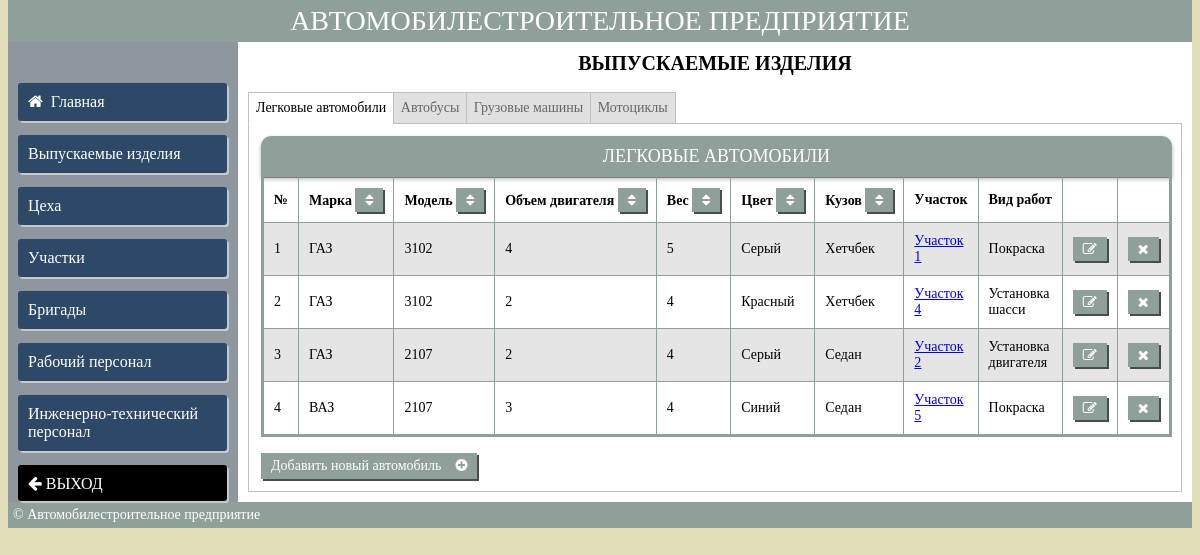
/admin/products/products.php (signed in), run on the app's committed database.
### tables this page shows
CREATE TABLE IF NOT EXISTS `cars` (
  `id_product` int(11) NOT NULL,
  `mark` varchar(100) DEFAULT NULL,
  `model` varchar(100) DEFAULT NULL,
  `engine_capacity` int(11) DEFAULT NULL,
  `weight` int(11) DEFAULT NULL,
  `color` varchar(100) DEFAULT NULL,
  `body` varchar(100) DEFAULT NULL,
  UNIQUE KEY `id_product_2` (`id_product`),
  KEY `body` (`body`),
  KEY `color` (`color`),
  KEY `mark` (`mark`),
  KEY `model` (`model`),
  KEY `id_product` (`id_product`)
);

CREATE TABLE IF NOT EXISTS `plots` (
  `id_plot` int(11) NOT NULL AUTO_INCREMENT,
  `plot_name` varchar(255) DEFAULT NULL,
  `plot_manager` int(11) DEFAULT NULL,
  `id_brigade` int(11) DEFAULT NULL,
  `id_workshop` int(11) DEFAULT NULL,
  PRIMARY KEY (`id_plot`),
  KEY `id_workshop` (`id_workshop`),
  KEY `plot_manager` (`plot_manager`),
  KEY `id_brigade` (`id_brigade`)
);

CREATE TABLE IF NOT EXISTS `work` (
  `id_workshop` int(11) NOT NULL,
  `id_plot` int(11) DEFAULT NULL,
  `id_product` int(11) DEFAULT NULL,
  `type_of_work` varchar(255) DEFAULT NULL,
  KEY `id_product` (`id_product`),
  KEY `id_plot` (`id_plot`),
  KEY `id_workshop` (`id_workshop`),
  KEY `type_of_work` (`type_of_work`)
);

### admin/products/products.php (the view, shortened to what this page needs)
<html>
<?
	$link=mysqli_connect("localhost","cb33831_company","Muhammed4815162342","cb33831_company");
?>
	<head>
		<link rel="stylesheet" href="../../style/style.css" type="text/css"/>
		<link rel="stylesheet" href="../../style/css/font-awesome.min.css">
	</head>
	<body>
		<div class="container">
			<div class="header">АВТОМОБИЛЕСТРОИТЕЛЬНОЕ ПРЕДПРИЯТИЕ</div>
			<div class="sidebar">
				<p><a class="left-menu" href="../index.php"><i class="fa fa-home" aria-hidden="true"></i>&nbsp;&nbsp;Главная</a></p>
				<p><a class="left-menu" href="products.php">Выпускаемые изделия</a></p>
				<p><a class="left-menu" href="../workshops/workshops.php">Цеха</a></p>
				<p><a class="left-menu" href="../plots/plots.php">Участки</a></p>
				<p><a class="left-menu" href="../working_staff/brigade.php">Бригады</a></p>
				<p><a class="left-menu" href="../working_staff/working_staff.php">Рабочий персонал</a></p>
				<p><a class="left-menu" href="../engineering_staff/engineering_staff.php">Инженерно-технический персонал</a></p>
				<p><a style='background: #000;'class="left-menu" href="../index.php?do=logout"><i class="fa fa-arrow-left" aria-hidden="true"> ВЫХОД </i></a></p>
			</div>
			<div class="content">
<h2>ВЫПУСКАЕМЫЕ ИЗДЕЛИЯ</h2>
			<div class="tabs">
    <label for="tab_1">Легковые автомобили</label>
    <label for="tab_2">Автобусы</label>
    <label for="tab_3">Грузовые машины</label>
    <label for="tab_4">Мотоциклы</label>
    <div id="txt_1">
	<?
	if (!isset($_GET['new_car']) && !isset($_GET['id_change_car']) && !isset($_GET['sort_mark']) && !isset($_GET['sort_model']) && !isset($_GET['sort_engine']) && !isset($_GET['sort_weight']) && !isset($_GET['sort_color']) && !isset($_GET['sort_body'])){
	echo "<table class='table_price' border='1' border='1'> <caption>ЛЕГКОВЫЕ АВТОМОБИЛИ</caption>";
						echo "
						<tr>
							<th>№</th>
							<th>Марка <a class='button2' href='products.php?sort_mark=0'><i class='fa fa-sort' aria-hidden='true'></i></a></th>
							<th>Модель <a class='button2' href='products.php?sort_model=0'><i class='fa fa-sort' aria-hidden='true'></i></a></th>
							<th>Объем двигателя <a class='button2'href='products.php?sort_engine=0'><i class='fa fa-sort' aria-hidden='true'></i></a></th>
							<th>Вес <a class='button2'href='products.php?sort_weight=0'><i class='fa fa-sort' aria-hidden='true'></i></a></th>
							<th>Цвет <a class='button2'href='products.php?sort_color=0'><i class='fa fa-sort' aria-hidden='true'></i></a></th>
							<th>Кузов <a class='button2'href='products.php?sort_body=0'><i class='fa fa-sort' aria-hidden='true'></i></a></th>
							<th>Участок</th>
							<th>Вид работ</th>
							<th></th>
							<th></th>";
	$result = mysqli_query($link,"SELECT C.`id_product`, C.`mark`, C.`model`, C.`engine_capacity`, C.`weight`, C.`color`, C.`body`, P.`id_plot`, P.`plot_name`, W.`type_of_work` FROM `cars` C
									LEFT JOIN `work` W ON C.`id_product` = W.`id_product`
								LEFT JOIN `plots` P ON W.`id_plot`=P.`id_plot`");
	$count=1;
	while ($row=mysqli_fetch_array($result))
	{
		echo "
		<tr>
		<td>{$count}</td>
		<td>{$row[1]}</td>
		<td>{$row[2]}</td>
		<td>{$row[3]}</td>
		<td>{$row[4]}</td>
		<td>{$row[5]}</td>
		<td>{$row[6]}</td>
		<td><a href='../plots/plots.php?search={$row[8]}&submit='>{$row[8]}</td>
		<td>{$row[9]}</td>
		<td><a class='button2' href='products.php?id_change_car={$row[0]}'><i style='color: white;' class='fa fa-pencil-square-o' aria-hidden='true'></i></a></td>
		<td><a class='button2' href='products.php?id_delete_car={$row[0]}' onclick=".'"'."return confirm('Вы точно хотите удалить автомобиль из списка?')".'"'."><i style='color: white;'class='fa fa-times' aria-hidden='true'></i></a></td>
		</tr>
		";
		$count++;
	}
	echo "</table>";
	echo "<br><a class='button2' href='products.php?new_car'> Добавить новый автомобиль &nbsp;&nbsp; <i class='fa fa-plus-circle' aria-hidden='true'></i> </a>";
	}
	?>
    </div>
</div>
			</div>
			<div class="footer">&copy; Автомобилестроительное предприятие</div>
		</div>
	</body>
</html>

### style/style.css (style rules this page uses)
body { font: Arial, Helvetica, sans-serif; font-size: 14px; background: #e1dfb9; margin-top: 0; }
h2 { font: Arial, Helvetica, sans-serif; font-size: 20px; color: #000; margin-top: 0; text-align: center; text-transform: uppercase; }
.container { width: 100%; margin: 0 auto; background: #8F969E; font: Arial, Helvetica, sans-serif; font-size: 14px; }
.header { font-size: 28px; font: Arial, Helvetica, sans-serif; text-align: center; padding: 5px; background: #8fa09b; color: #fff; position: sticky; top: 0; z-index: 100; }
.sidebar { margin-top: 10px; width: 210px; padding: 0 10px; float: left; position: sticky; top: 69; font: Arial, Helvetica, sans-serif; font-size: 14px; }
.content { margin-left: 230px; padding: 10px; background: #fff; font: Arial, Helvetica, sans-serif; font-size: 14px; }
.footer { background: #8fa09b; color: #fff; padding: 5px; clear: left; font: Arial, Helvetica, sans-serif; font-size: 14px; }
.table_price { border-collapse: collapse; border-left: 3px solid #8fa09b; border-right: 3px solid #8fa09b; border-bottom: 3px solid #8fa09b; font: Arial, Helvetica, sans-serif; font-size: 14px; }
.table_price caption { background: #8fa09b; border-top-left-radius: 10px; border-top-right-radius: 10px; padding: 10px; box-shadow: 0 2px 4px 0 rgba(0,0,0,.3); color: white; font-family: "Roboto Slab",serif; font-style: normal; font: Arial, Helvetica, sans-serif; font-size: 18px; text-align: center; margin: 0; }
.table_price td, .table_price th { padding: 10px; font: Arial, Helvetica, sans-serif; font-size: 14px; }
.table_price th { text-align: left; font-size: 14px; font: Arial, Helvetica, sans-serif; font-size: 14px; white-space: nowrap; }
.table_price tr:nth-child(2n) { background: #E5E5E5; }
.table_price td:last-of-type { text-align: center; }
.left-menu { display: inline-block; padding: 10px 10px; background: #2e4967; box-shadow: 2px 2px 0 0 #c3c9cf; position: relative; color: #ffffff; text-decoration: none; width: 90%; border-radius: 3px; font: Arial, Helvetica, sans-serif; font-size: 16px; }
a.button2 { display: inline-block; padding: 5px 10px; background: #8fa09b; box-shadow: 2px 2px 0 0 #444e4b; position: relative; color: #fff; text-decoration: none; cursor: pointer; font-size: 14px; }

### admin/products/products.php (style rules this page uses)
.tabs { width: 100%; padding: 0px; margin: 0 auto; }
.tabs>div { display: none; padding: 12px; border: 1px solid #C0C0C0; background: #FFFFFF; }
.tabs>label { display: inline-block; padding: 7px; margin: 0 -5px -1px 0; text-align: center; color: #666666; border: 1px solid #C0C0C0; background: #E0E0E0; cursor: pointer; }
.tabs>input:checked + label { color: #000000; border: 1px solid #C0C0C0; border-bottom: 1px solid #FFFFFF; background: #FFFFFF; }
#tab_1:checked ~ #txt_1, #tab_2:checked ~ #txt_2, #tab_3:checked ~ #txt_3, #tab_4:checked ~ #txt_4 { display: block; }

### data on the page
cars: mark "ГАЗ", model "3102", engine_capacity "4", weight "5", color "Серый", body "Хетчбек", plots.plot_name "Участок 1", work.type_of_work "Покраска"
cars: mark "ГАЗ", model "3102", engine_capacity "2", weight "4", color "Красный", body "Хетчбек", plots.plot_name "Участок 4", work.type_of_work "Установка шасси"
cars: mark "ГАЗ", model "2107", engine_capacity "2", weight "4", color "Серый", body "Седан", plots.plot_name "Участок 2", work.type_of_work "Установка двигателя"
cars: mark "ВАЗ", model "2107", engine_capacity "3", weight "4", color "Синий", body "Седан", plots.plot_name "Участок 5", work.type_of_work "Покраска"
